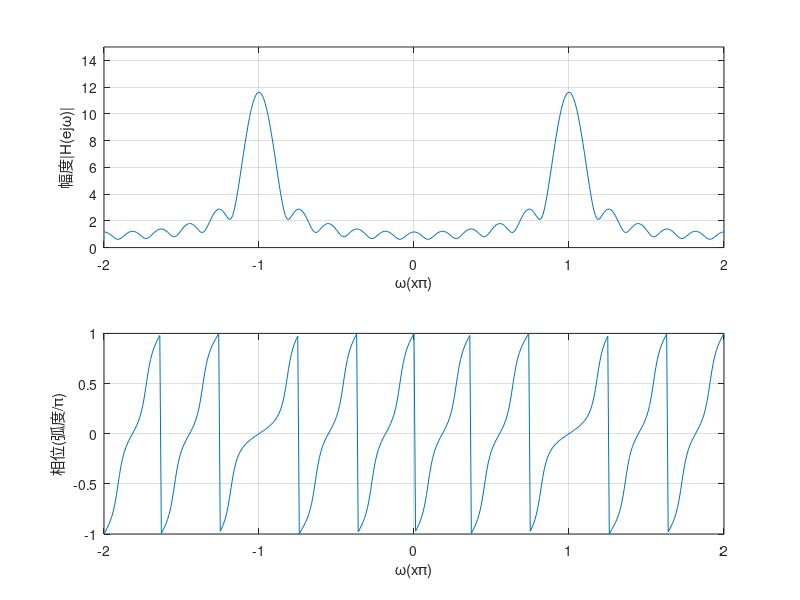

MATLAB code for this plot: (Note: this script raises an error after producing the figure.)
%% Experiment 6.1
N=500;
w=[0:N]* pi/N;
X=exp(j* w)./(exp(j* w)-0.5 *ones(1,N+1));
magX=abs(X);
angX=angle(X);
realX=real(X);
imagX=imag(X) ;
subplot(2,2,1); plot(w/pi,magX); 
grid on;
xlabel('频率(单位\pi)');
ylabel('幅度|H(e^j^\omega)|');
subplot(2 ,2,2); plot(w/pi,realX);
grid on;
xlabel('频率(单位\pi)');
ylabel('实部');
subplot(2,2,3);plot(w/pi,angX);
grid on;
xlabel('频率(单位\pi)');
ylabel('相位(弧度)');
subplot(2 ,2 ,4);plot( w/pi, imagX);
grid on;xlabel('频率(单位\pi)');ylabel('虚部');

%% Experiment 6.2
n=-5:5;
x=(-0.9).^n;
k=-200:200;
w=(pi/100)*k;
X=x*(exp(-j* pi/100)).^(n'*k);
magX=abs(X);
angX= angle(X);
subplot(2,1,1);plot(w/pi,magX);grid on;
axis([-2,2,0,15]);
xlabel('\omega(x\pi)');
ylabel('幅度|H(ej\omega)|');
subplot(2,1,2);plot(w/pi,angX/pi);grid on;
axis([-2,2,-1,1]);xlabel('\omega(x\pi)'); ylabel('相位(弧度/\pi)');

%% Experiment 6.2.2
clear;clc;close all;
n=-5:5;
xn=(-0.9).^n;
k1=-0:1000;
w=(pi/500)*k1;
X=xn*(exp(-j*pi/500)).^(n'*k1);
magX=abs(X);
angX=angle(X);
Xk=DFTmat(xn);
N=length(xn);
k=0:N-1;
Xk1=Xk.*exp(j*2*pi*5*k/N);
magXk=abs(Xk1);
angXk=angle(Xk1);
subplot(2,1,1);plot(w/pi,magX,'--');hold on;
stem(2*k/N,magXk);
hold off;axis([0,2,0,15]);grid on;
xlabel('\omega(x\pi)');ylabel('幅度|X(k)|');
subplot(2,1,2);plot(w/pi,angX/pi,'--');
hold on;stem(2*k/N,angXk/pi);
hold off;axis([0,2,-1,1]);grid on;
xlabel('\omega(x\pi)');ylabel('相位(弧度/pi)');

%% Experiment 6.3
clear;clc;close all;
N=1000;
w=[0:N-1]*2*pi/N;
X=(sin(2*w)./sin(w/2)).*exp(-j*3*w/2);
magX=abs(X);angX=angle(X);
subplot(2,1,1);plot(w/pi,magX);grid on;
xlabel('\omega(x\pi)') ;ylabel('幅度|X(e^j^\omega)|');
subplot(2,1,2);
plot(w/pi,angX);
grid on;
xlabel('\omega(x\pi)') ;ylabel('相位');

%% Experiment 6.3.2
clear;clc;close all;
n=0:3;xn=[1,1,1,1];
k1=0:1000;
w=(pi/500)*k1;
X=xn*(exp(-j*pi/500)).^(n'* k1);
magX=abs(X);
angX=angle(X);
N=length(xn);
nl=0:N-1;
k=nl;
nk=nl'*k;
WN=exp(-j*2*pi/N);
Wnk=WN.^nk;
Xk=xn*Wnk;
magXk=abs(Xk);
angXk=angle(Xk);
subplot(2,1,1);plot(w/pi,magX,'k--');hold on;
stem(2*k/N,magXk);
hold off;axis([0,2,0,5]);grid on;
xlabel('\omega(x\pi)');ylabel('幅度|X(k)|');
subplot(2,1,2);plot(w/pi,angX/pi,'k--');
hold on;
stem(2*k/N,angXk/pi);
hold off;axis([0,2,-1,1]);grid on;
xlabel('\omega(x\pi)');ylabel('相位/\pi');

%% Experiment 6.4
clear;clc;close all;
n=0:99;
x=cos(0.48*pi*n)+cos(0.52*pi*n);
n1=0:9;
xl=x(1:10);
N=length(xl);
X1=DFTfor(xl);
k=n1;w=2*pi*k/N;
magX1=abs(X1);
subplot(2,1,1);
stem(n1,xl);
ylabel('x(n)');
xlabel('n');
grid on;
subplot(2,1,2);
stem(w/pi,magX1);
ylabel('|X_1_0(k)|');xlabel('\omega(x\pi)');
grid on;

%% Experiment 6.4.2
clear;clc;close all;
n=0:99;
x=cos(0.48 *pi*n)+cos(0.52*pi*n);
x2=[x(1:10),zeros(1,90)];
N=length(x2);
X2=DFTfor(x2);
k=n;
w=2*pi*k/N;
magX2=abs(X2);
subplot(2,1,1);stem(n,x2);
ylabel('x(n)');
xlabel('n');
grid on;
subplot(2,1,2);
plot(w/pi,magX2);
ylabel('|X(e^j^\omega)| ');
xlabel('\omega(x\pi)');
grid on;

%% Experiment 6.4.3
clear;clc;close all;
n=0:99;
x3=cos(0.48*pi*n)+cos(0.52*pi*n);
N=length(x3);
X3=DFTmat(x3);
k=n;
w=2*pi*k/N;
magX3=abs(X3);
subplot(2,1,1);
stem(n,x3);
ylabel('x(n)');
xlabel('n');
grid on;
subplot(2,1,2);
plot(w/pi,magX3);
ylabel('|X(e^j^\omega)|');
xlabel('\omega(x\pi)');
grid on;
